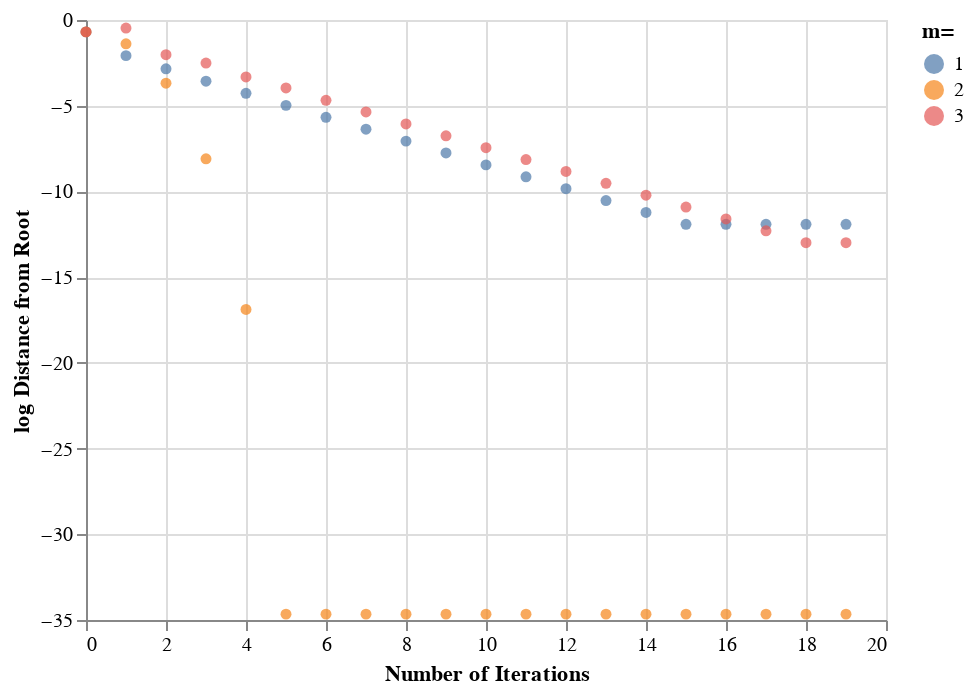

Notebook cell for this chart:
### Markdown cell above
The quadratic convergence for $m = 2$ is pretty evident above, compared to the linear convergence for $m = 1,3$. The method does not converge for $m=4,5$.

Below we plot the convergence for different values of $m$ and across different numbers of steps to qualitatively confirm the quadratic vs. linear convergence. The plot may not work depending on your installation, but you can see a nice quadratic shape in the $log$ of the residual for $m=2$, and a linear one otherwise.

### Code cell
import altair as alt
import pandas as pd
import math
data = []

# Calculate the log  of the residual |r - xn| against the number of iterations, for varying m
for m in range(1,4):
    for steps in range(0,20):
        result = modifiedNewton(f, fder, 0.5, m, 1e-5, steps)
        error = abs(1.0 - result[0])
        data.append([steps, math.log(error), m])

# Plot this data
df = pd.DataFrame(data, columns=['Number of Iterations', 'log Distance from Root', 'm='])
df.reset_index()

alt.Chart(df).mark_circle().encode(
    x='Number of Iterations',
    y='log Distance from Root',
    color='m=:N',
)

### Figure 1 — Vega-Lite specification as saved in the notebook (floating-point values rounded to 4 significant figures)
{"config": {"view": {"continuousWidth": 400, "continuousHeight": 300}}, "data": {"name": "data-c6b798a7a86ed8cc6c12d655aa06c188"}, "mark": "circle", "encoding": {"color": {"type": "nominal", "field": "m="}, "x": {"type": "quantitative", "field": "Number of Iterations"}, "y": {"type": "quantitative", "field": "log Distance from Root"}}, "$schema": "https://vega.github.io/schema/vega-lite/v4.8.1.json", "datasets": {"data-c6b798a7a86ed8cc6c12d655aa06c188": [{"Number of Iterations": 0, "log Distance from Root": -0.6931, "m=": 1}, {"Number of Iterations": 1, "log Distance from Root": -2.079, "m=": 1}, {"Number of Iterations": 2, "log Distance from Root": -2.847, "m=": 1}, {"Number of Iterations": 3, "log Distance from Root": -3.571, "m=": 1}, {"Number of Iterations": 4, "log Distance from Root": -4.279, "m=": 1}, {"Number of Iterations": 5, "log Distance from Root": -4.979, "m=": 1}, {"Number of Iterations": 6, "log Distance from Root": -5.676, "m=": 1}, {"Number of Iterations": 7, "log Distance from Root": -6.371, "m=": 1}, {"Number of Iterations": 8, "log Distance from Root": -7.065, "m=": 1}, {"Number of Iterations": 9, "log Distance from Root": -7.758, "m=": 1}, {"Number of Iterations": 10, "log Distance from Root": -8.451, "m=": 1}, {"Number of Iterations": 11, "log Distance from Root": -9.145, "m=": 1}, {"Number of Iterations": 12, "log Distance from Root": -9.838, "m=": 1}, {"Number of Iterations": 13, "log Distance from Root": -10.53, "m=": 1}, {"Number of Iterations": 14, "log Distance from Root": -11.22, "m=": 1}, {"Number of Iterations": 15, "log Distance from Root": -11.92, "m=": 1}, {"Number of Iterations": 16, "log Distance from Root": -11.92, "m=": 1}, {"Number of Iterations": 17, "log Distance from Root": -11.92, "m=": 1}, {"Number of Iterations": 18, "log Distance from Root": -11.92, "m=": 1}, {"Number of Iterations": 19, "log Distance from Root": -11.92, "m=": 1}, {"Number of Iterations": 0, "log Distance from Root": -0.6931, "m=": 2}, {"Number of Iterations": 1, "log Distance from Root": -1.386, "m=": 2}, {"Number of Iterations": 2, "log Distance from Root": -3.689, "m=": 2}, {"Number of Iterations": 3, "log Distance from Root": -8.096, "m=": 2}, {"Number of Iterations": 4, "log Distance from Root": -16.88, "m=": 2}, {"Number of Iterations": 5, "log Distance from Root": -34.66, "m=": 2}, {"Number of Iterations": 6, "log Distance from Root": -34.66, "m=": 2}, {"Number of Iterations": 7, "log Distance from Root": -34.66, "m=": 2}, {"Number of Iterations": 8, "log Distance from Root": -34.66, "m=": 2}, {"Number of Iterations": 9, "log Distance from Root": -34.66, "m=": 2}, {"Number of Iterations": 10, "log Distance from Root": -34.66, "m=": 2}, {"Number of Iterations": 11, "log Distance from Root": -34.66, "m=": 2}, {"Number of Iterations": 12, "log Distance from Root": -34.66, "m=": 2}, {"Number of Iterations": 13, "log Distance from Root": -34.66, "m=": 2}, {"Number of Iterations": 14, "log Distance from Root": -34.66, "m=": 2}, {"Number of Iterations": 15, "log Distance from Root": -34.66, "m=": 2}, {"Number of Iterations": 16, "log Distance from Root": -34.66, "m=": 2}, {"Number of Iterations": 17, "log Distance from Root": -34.66, "m=": 2}, {"Number of Iterations": 18, "log Distance from Root": -34.66, "m=": 2}, {"Number of Iterations": 19, "log Distance from Root": -34.66, "m=": 2}, {"Number of Iterations": 0, "log Distance from Root": -0.6931, "m=": 3}, {"Number of Iterations": 1, "log Distance from Root": -0.47, "m=": 3}, {"Number of Iterations": 2, "log Distance from Root": -2.023, "m=": 3}, {"Number of Iterations": 3, "log Distance from Root": -2.511, "m=": 3}, {"Number of Iterations": 4, "log Distance from Root": -3.323, "m=": 3}, {"Number of Iterations": 5, "log Distance from Root": -3.962, "m=": 3}, {"Number of Iterations": 6, "log Distance from Root": -4.684, "m=": 3}, {"Number of Iterations": 7, "log Distance from Root": -5.363, "m=": 3}, {"Number of Iterations": 8, "log Distance from Root": -6.063, "m=": 3}, {"Number of Iterations": 9, "log Distance from Root": -6.753, "m=": 3}, {"Number of Iterations": 10, "log Distance from Root": -7.447, "m=": 3}, {"Number of Iterations": 11, "log Distance from Root": -8.14, "m=": 3}, {"Number of Iterations": 12, "log Distance from Root": -8.833, "m=": 3}, {"Number of Iterations": 13, "log Distance from Root": -9.526, "m=": 3}, {"Number of Iterations": 14, "log Distance from Root": -10.22, "m=": 3}, {"Number of Iterations": 15, "log Distance from Root": -10.91, "m=": 3}, {"Number of Iterations": 16, "log Distance from Root": -11.61, "m=": 3}, {"Number of Iterations": 17, "log Distance from Root": -12.3, "m=": 3}, {"Number of Iterations": 18, "log Distance from Root": -12.99, "m=": 3}, {"Number of Iterations": 19, "log Distance from Root": -12.99, "m=": 3}]}}
